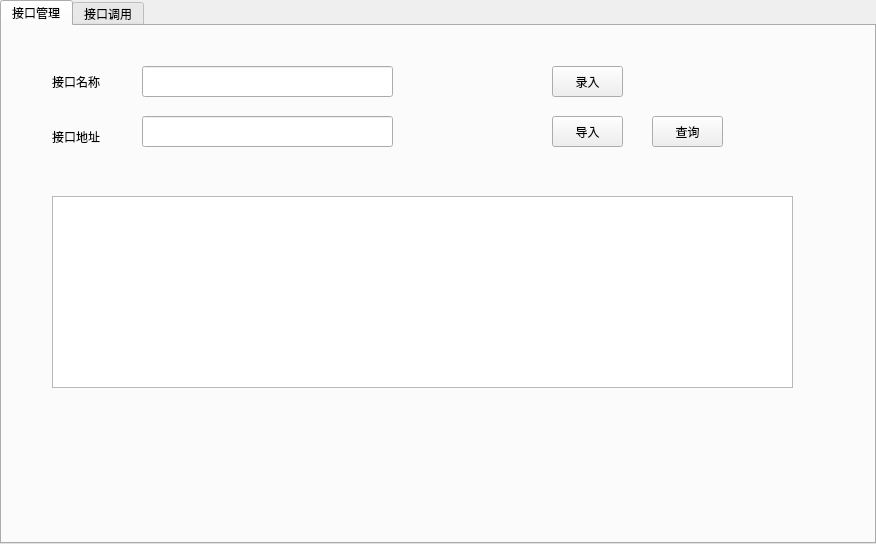
<?xml version="1.0" encoding="UTF-8"?>
<ui version="4.0">
 <class>TabWidget</class>
 <widget class="QTabWidget" name="TabWidget">
  <property name="geometry">
   <rect>
    <x>0</x>
    <y>0</y>
    <width>876</width>
    <height>544</height>
   </rect>
  </property>
  <property name="windowTitle">
   <string>TabWidget</string>
  </property>
  <property name="currentIndex">
   <number>0</number>
  </property>
  <widget class="QWidget" name="tab">
   <attribute name="title">
    <string>接口管理</string>
   </attribute>
   <widget class="QLineEdit" name="le_addr">
    <property name="geometry">
     <rect>
      <x>140</x>
      <y>90</y>
      <width>251</width>
      <height>31</height>
     </rect>
    </property>
   </widget>
   <widget class="QLabel" name="lb_interName">
    <property name="geometry">
     <rect>
      <x>50</x>
      <y>40</y>
      <width>71</width>
      <height>31</height>
     </rect>
    </property>
    <property name="text">
     <string>接口名称</string>
    </property>
   </widget>
   <widget class="QPushButton" name="btn_search">
    <property name="geometry">
     <rect>
      <x>650</x>
      <y>90</y>
      <width>71</width>
      <height>31</height>
     </rect>
    </property>
    <property name="text">
     <string>查询</string>
    </property>
   </widget>
   <widget class="QTableView" name="tv_interfaces">
    <property name="geometry">
     <rect>
      <x>50</x>
      <y>170</y>
      <width>741</width>
      <height>192</height>
     </rect>
    </property>
   </widget>
   <widget class="QPushButton" name="btn_import">
    <property name="geometry">
     <rect>
      <x>550</x>
      <y>90</y>
      <width>71</width>
      <height>31</height>
     </rect>
    </property>
    <property name="text">
     <string>导入</string>
    </property>
   </widget>
   <widget class="QPushButton" name="btn_add">
    <property name="geometry">
     <rect>
      <x>550</x>
      <y>40</y>
      <width>71</width>
      <height>31</height>
     </rect>
    </property>
    <property name="text">
     <string>录入</string>
    </property>
   </widget>
   <widget class="QLineEdit" name="le_interName">
    <property name="geometry">
     <rect>
      <x>140</x>
      <y>40</y>
      <width>251</width>
      <height>31</height>
     </rect>
    </property>
   </widget>
   <widget class="QLabel" name="lb_addr">
    <property name="geometry">
     <rect>
      <x>50</x>
      <y>100</y>
      <width>71</width>
      <height>21</height>
     </rect>
    </property>
    <property name="text">
     <string>接口地址</string>
    </property>
   </widget>
  </widget>
  <widget class="QWidget" name="tab_2">
   <attribute name="title">
    <string>接口调用</string>
   </attribute>
  </widget>
 </widget>
 <resources/>
 <connections/>
</ui>
